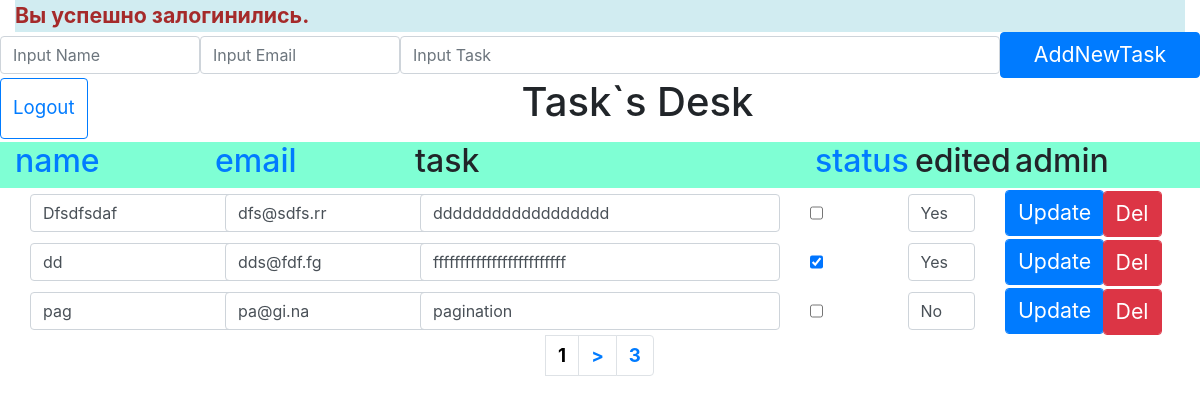
Before: /admin (signed in) with the older database file.
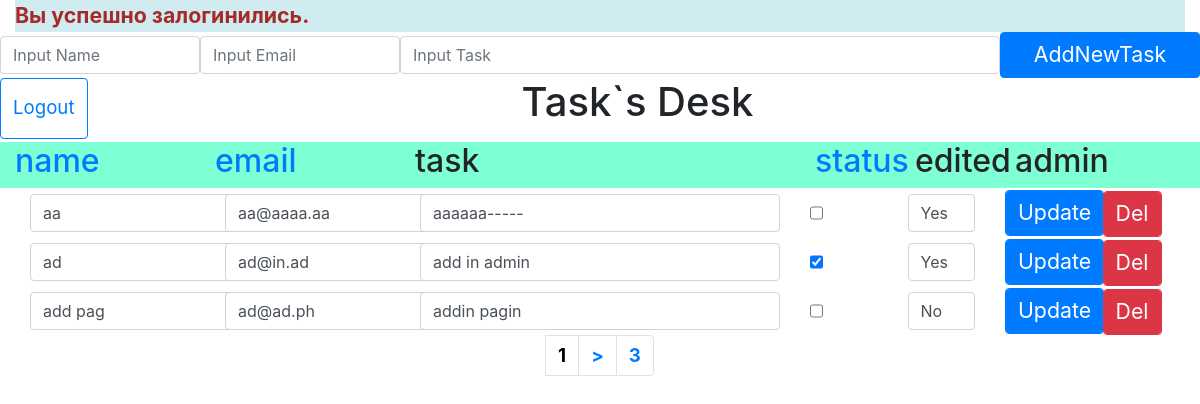
After: the same page with the newer database file.
### tables this page shows
CREATE TABLE tasks (
            id INTEGER PRIMARY KEY, name TEXT NOT NULL, 
            email TEXT NOT NULL, task TEXT NOT NULL, edited TEXT NOT NULL, stat TEXT NOT NULL);

### View.php (called while the page is built, shortened)
<?php
class View
{
    private $model;
    public function __construct($controller,$model) {
        $this->model = $model;
    }
    public function output(){
        $data = $this->model->string;
        require_once($this->model->template);
    }
}

### Controller.php (called while the page is built, shortened)
<?php
require_once('Model.php');
require_once('View.php');
class Controller
{
    public function indexAdmin($p){
        $model = new Model($p, $this->currtype(), $this->currname());
        $model->template = 'views/admin.php';
        $controller = new Controller($model);
        $view = new View($controller, $model);
        $view->output();
    }
    public function currname(){
        if (isset($_SESSION['nameSort']) == false) $n = 'name';
        else $n = $_SESSION['nameSort'];
        return $n;
    }
    public function currtype(){
        if (isset($_SESSION['sortType']) == false) $t = 'ASC';
        else $t = $_SESSION['sortType'];
        return $t;
    }
}
?>

### Model.php (called while the page is built, shortened)
<?php
class Model
{
    public function __construct($page, $sT, $sF){
        $db = $this->loadDB();
        $this->string = $db->query('SELECT * FROM tasks')->fetchAll();
        $this->Count = count($this->string);
        $this->lastPage = ceil($this->Count/3);
        $this->currentPage = $page;
        if ($this->currentPage == $this->lastPage){
            $offset = $this->Count - ($this->currentPage - 1) * 3;
        } else $offset = 3;
        $start = ceil($page)*3 - 3;
        $x = "SELECT * FROM tasks ORDER BY $sF $sT LIMIT $start, $offset";
        $this->string = $db->query($x)->fetchAll();
    }
    public function loadDB(){
        $db = new PDO('sqlite:./mysqlite.sqlite');
        $db->exec('CREATE TABLE IF NOT EXISTS tasks (
            id INTEGER PRIMARY KEY, name TEXT NOT NULL,
            email TEXT NOT NULL, task TEXT NOT NULL, edited TEXT NOT NULL, stat TEXT NOT NULL)');
        return $db;
    }
}

### views/admin.php (the view, shortened to what the changed rows need)
<?php
require_once('View.php')
?>
<!DOCTYPE html>
<html lang="en">
<head>
    <link rel="stylesheet" href="https://stackpath.bootstrapcdn.com/bootstrap/4.3.1/css/bootstrap.min.css">
</head>
<body>
    <div class="container-fluid">
        <div class="row">
            <h1 class="col-md-11">Task`s Desk</h1>
        </div>
        <div class="row head">
            <div class="col-md-2"><a href="/admin/sort/name"><h2>name</h2></a></div>
            <div class="col-md-2"><a href="/admin/sort/email"><h2>email</h2></a></div>
            <div class="col-md-4"><h2>task</h2></div>
            <div class="col-md-1"><a href="/admin/sort/stat"><h2>status</h2></a></div>
            <div class="col-md-1"><h2>edited</h2></div>
            <div class="col-md-2"><h2>admin</h2></div>
        </div>
        <?php if ($data){
            foreach($data as $str){
                echo '<form class="form-inline" method="POST" action="/admin/update/'.$str[0].'">';
                echo '<div class="col-md-2"><input type="text" class="input-group form-control" name="name" value="'.$str[1].'"></div>';
                echo '<div class="col-md-2"><input type="text" class="input-group form-control" name="email" value="'.$str[2].'"></div>';
                echo '<div class="col-md-4"><input type="text" class="input-group form-control" name="task" style="width:100%; max-width:100%;" value="'.$str[3].'"></div>';
                echo '<div class="col-md-1"><input type="checkbox" class="input-group form-control form-check-input" name="stat" id="Check1" value="Done"" '.(($str[5] == "Done")?'checked':'unchecked').'></div>';
                echo '<div class="col-md-1"><input type="text" class="input-group form-control" name="edited" style="width:100%; max-width:100%;" value="'.$str[4].'"></div>';
                echo '<div class="col-md-1"><button type="submit" class="input-group form-control btn btn-primary">Update</button></div>';
                echo '<div class="col-md-1"><a href="/admin/del/'.$str[0].'" class="input-group form-control btn btn-danger del">Del</a></div>';
                echo '</form>';
            }
        }
        ?>
    </div>
</body>
</html>

Changed rows visible on the page:
removed tasks: name "Dfsdfsdaf", email "dfs@sdfs.rr", task "dddddddddddddddddd", edited "Yes"
removed tasks: name "dd", email "dds@fdf.fg", task "fffffffffffffffffffffffff", stat "☑", edited "Yes"
removed tasks: name "pag", email "pa@gi.na", task "pagination", edited "No"
added tasks: name "aa", email "aa@aaaa.aa", task "aaaaaa-----", edited "Yes"
added tasks: name "ad", email "ad@in.ad", task "add in admin", stat "☑", edited "Yes"
added tasks: name "add pag", email "ad@ad.ph", task "addin pagin", edited "No"
